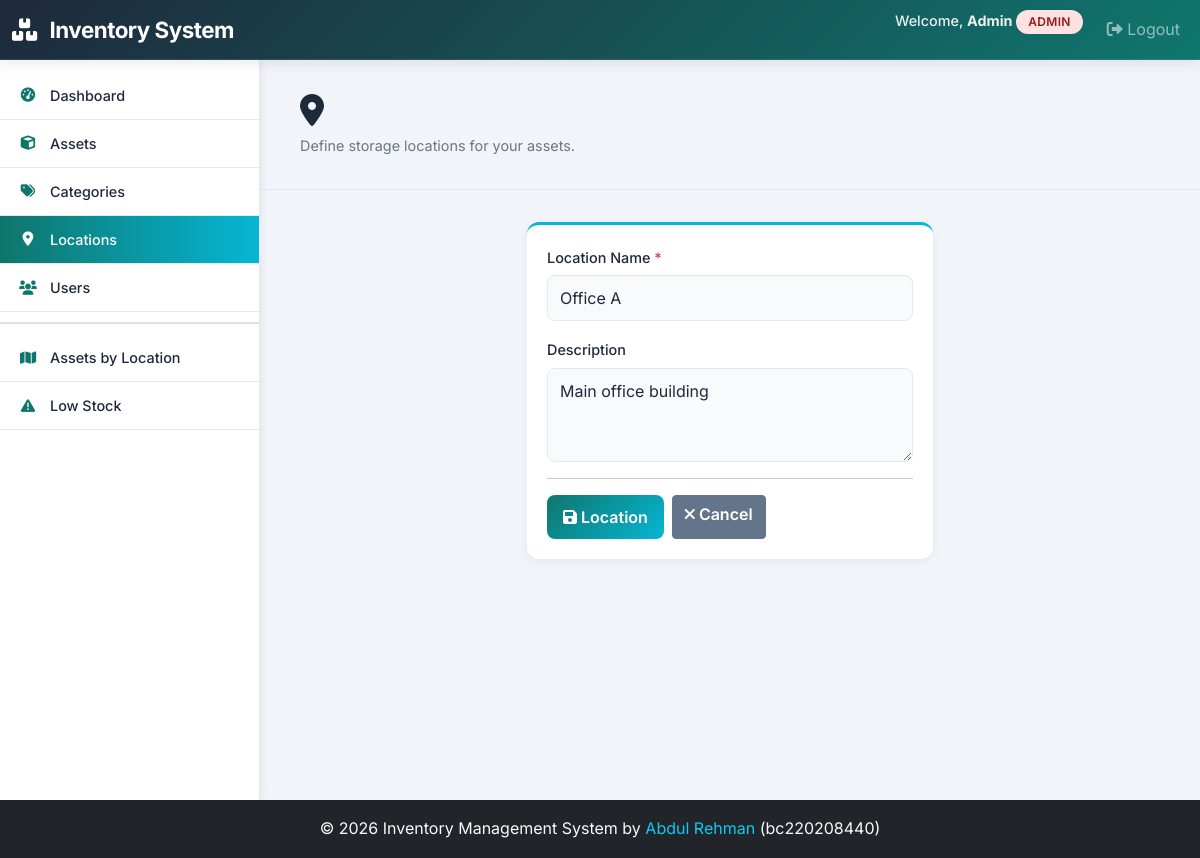
/locations/1/edit/ (signed in), run on the app's committed database.
### assets/models.py (models this page shows, shortened)
class CustomUser(AbstractUser):
    ROLE_CHOICES = (
        ('ADMIN', 'Admin'),
        ('MANAGER', 'Manager'),
        ('VIEWER', 'Viewer'),
    )
    role = models.CharField(max_length=10, choices=ROLE_CHOICES, default='VIEWER')

class Location(models.Model):
    name = models.CharField(max_length=100, unique=True)
    description = models.TextField(blank=True, null=True)
    created_at = models.DateTimeField(auto_now_add=True)
    updated_at = models.DateTimeField(auto_now=True)
    class Meta:
        ordering = ['name']

### assets/views.py (the view)
# urls.py: path('locations/<int:pk>/edit/', views.LocationUpdateView.as_view(), name='location_update'),
class LocationUpdateView(PermissionRequiredMixin, UpdateView):
    permission_required = "assets.change_location"
    raise_exception = True
    model = Location
    form_class = LocationForm
    template_name = "assets/location_form.html"
    success_url = reverse_lazy("location_list")

### assets/forms.py
class LocationForm(forms.ModelForm):
    class Meta:
        model = Location
        fields = ['name', 'description']
        widgets = {
            'name': forms.TextInput(attrs={'class': 'form-control', 'placeholder': 'Location Name'}),
            'description': forms.Textarea(attrs={'class': 'form-control', 'rows': 3, 'placeholder': 'Description'}),
        }

### templates/assets/location_form.html (shortened to what this page needs)
{% extends 'base.html' %}
{% block content %}
<div class="page-header mb-4">
    <h2><i class="fas fa-map-marker-alt"></i> {{ title }}</h2>
    <p class="text-muted">Define storage locations for your assets.</p>
</div>
<div class="row">
    <div class="col-lg-6 offset-lg-3 col-md-10 offset-md-1">
        <div class="card">
            <div class="card-body">
                <form method="post" novalidate>
                    <div class="mb-3">
                        <label for="{{ form.name.id_for_label }}" class="form-label">
                            Location Name <span class="text-danger">*</span>
                        </label>
                        {{ form.name }}
                    </div>
                    <div class="mb-3">
                        <label for="{{ form.description.id_for_label }}" class="form-label">
                            Description
                        </label>
                        {{ form.description }}
                    </div>
                    <hr>
                    <div class="d-flex gap-2">
                        <button type="submit" class="btn btn-primary">
                            <i class="fas fa-save"></i> {{ action }} Location
                        </button>
                        <a href="{% url 'location_list' %}" class="btn btn-secondary">
                            <i class="fas fa-times"></i> Cancel
                        </a>
                    </div>
                </form>
            </div>
        </div>
    </div>
</div>
{% endblock %}

### templates/base.html (shortened to what this page needs)
<!DOCTYPE html>
<html lang="en">
<head>
    <link href="https://cdn.jsdelivr.net/npm/bootstrap@5.1.3/dist/css/bootstrap.min.css" rel="stylesheet">
    <link href="https://cdnjs.cloudflare.com/ajax/libs/font-awesome/6.0.0/css/all.min.css" rel="stylesheet">
</head>
<body>
    <nav class="navbar navbar-expand-lg navbar-dark fixed-top" style="z-index: 1050; height: 60px;">
        <div class="container-fluid">
            <a class="navbar-brand" href="{% url 'dashboard' %}">
                <i class="fas fa-boxes"></i> <span class="d-none d-sm-inline">Inventory System</span><span class="d-inline d-sm-none">IMS</span>
            </a>
            <div class="collapse navbar-collapse" id="navbarNav">
                <ul class="navbar-nav ms-auto">
                    {% if user.is_authenticated %}
                        <li class="nav-item">
                            <span class="navbar-text me-lg-3 d-block py-2 py-lg-0">
                                Welcome, <strong>{{ user.first_name|default:user.username }}</strong>
                                <span class="badge role-{{ user.role|lower }}">{{ user.role }}</span>
                            </span>
                        </li>
                        <li class="nav-item">
                            <a class="nav-link" href="{% url 'logout' %}">
                                <i class="fas fa-sign-out-alt"></i> Logout
                            </a>
                        </li>
                    {% else %}
                        <li class="nav-item">
                            <a class="nav-link" href="{% url 'login' %}">Login</a>
                        </li>
                    {% endif %}
                </ul>
            </div>
        </div>
    </nav>
    {% if user.is_authenticated %}
        <div class="sidebar" id="sidebar" style="height: calc(100vh - 60px);">
            <ul class="sidebar-menu">
                <li>
                    <a href="{% url 'dashboard' %}" {% if request.resolver_match.url_name == 'dashboard' %}class="active"{% endif %}>
                        <i class="fas fa-tachometer-alt"></i> Dashboard
                    </a>
                </li>
                <li>
                    <a href="{% url 'asset_list' %}" {% if 'asset' in request.resolver_match.url_name %}class="active"{% endif %}>
                        <i class="fas fa-cube"></i> Assets
                    </a>
                </li>
                <li>
                    <a href="{% url 'category_list' %}" {% if 'category' in request.resolver_match.url_name %}class="active"{% endif %}>
                        <i class="fas fa-tags"></i> Categories
                    </a>
                </li>
                <li>
                    <a href="{% url 'location_list' %}" {% if 'location' in request.resolver_match.url_name %}class="active"{% endif %}>
                        <i class="fas fa-map-marker-alt"></i> Locations
                    </a>
                </li>
                {% if user.role == 'ADMIN' %}
                    <li>
                        <a href="{% url 'user_list' %}" {% if 'user' in request.resolver_match.url_name %}class="active"{% endif %}>
                            <i class="fas fa-users"></i> Users
                        </a>
                    </li>
                {% endif %}
                <li style="border-bottom: 2px solid #dee2e6; margin: 10px 0;"></li>
                <li>
                    <a href="{% url 'report_assets_by_location' %}" {% if 'report_assets_by_location' in request.resolver_match.url_name %}class="active"{% endif %}>
                        <i class="fas fa-map"></i> Assets by Location
                    </a>
                </li>
                <li>
                    <a href="{% url 'report_low_stock' %}" {% if 'report_low_stock' in request.resolver_match.url_name %}class="active"{% endif %}>
                        <i class="fas fa-exclamation-triangle"></i> Low Stock
                    </a>
                </li>
            </ul>
        </div>
        <div class="main-content">
            {% block content %}{% endblock %}
        </div>
    {% else %}
        <div class="container" style="margin-top: 80px;">
        </div>
    {% endif %}
    <footer class="bg-dark text-light text-center py-3 mt-auto">
        <div class="container">
            <p class="mb-0">&copy; 2026 Inventory Management System by <a href="https://abdulrehmansarwar.vercel.app" class="text-info text-decoration-none" target="_blank">Abdul Rehman</a> (bc220208440)</p>
        </div>
    </footer>
</body>
</html>

### templates/base.html (style rules this page uses)
:root { --primary-color: #1e293b; --secondary-color: #0f766e; --accent-color: #06b6d4; --success-color: #10b981; --danger-color: #ef4444; --warning-color: #f59e0b; --bg-light: #f1f5f9; --card-bg: #ffffff; --border-color: #e2e8f0; }
* { font-family: 'Inter', sans-serif; }
body { font-family: 'Inter', sans-serif; background-color: var(--bg-light); color: var(--primary-color); line-height: 1.6; }
.navbar { background: linear-gradient(135deg, var(--primary-color) 0%, var(--secondary-color) 100%); box-shadow: 0 4px 12px rgba(0, 0, 0, 0.08); padding: 12px 0; border-bottom: 1px solid rgba(255, 255, 255, 0.1); }
.navbar-brand { font-weight: 700; font-size: 1.4rem; letter-spacing: -0.5px; color: white !important; }
.navbar-brand i { margin-right: 8px; }
.sidebar { background-color: var(--card-bg); height: calc(100vh - 60px); position: fixed; left: 0; top: 60px; width: 260px; overflow-y: auto; box-shadow: 2px 0 8px rgba(0, 0, 0, 0.06); z-index: 1020; border-right: 1px solid var(--border-color); }
.main-content { margin-left: 260px; margin-top: 60px; min-height: calc(100vh - 60px); background-color: var(--bg-light); overflow-x: hidden; position: relative; padding: 0 !important; display: flex; flex-direction: column; }
.sidebar-menu { list-style: none; padding: 12px 0; margin: 0; }
.sidebar-menu li { border-bottom: 1px solid var(--border-color); }
.sidebar-menu a { display: flex; align-items: center; gap: 12px; padding: 12px 18px; color: var(--primary-color); text-decoration: none; transition: all 0.25s ease; font-weight: 500; font-size: 0.9rem; }
.sidebar-menu a i { width: 20px; text-align: center; color: var(--secondary-color); }
.sidebar-menu a.active { background: linear-gradient(90deg, var(--secondary-color) 0%, var(--accent-color) 100%); color: white; border-left: 4px solid var(--secondary-color); padding-left: 14px; }
.sidebar-menu a.active i { color: white; }
.card { border: none; box-shadow: 0 2px 8px rgba(0, 0, 0, 0.06); border-radius: 12px; margin-bottom: 20px; transition: all 0.3s ease; background-color: var(--card-bg); border-top: 3px solid var(--accent-color); }
.card-body { padding: 20px; }
.btn-primary { background: linear-gradient(135deg, var(--secondary-color) 0%, var(--accent-color) 100%); border: none; font-weight: 600; padding: 10px 16px; border-radius: 8px; transition: all 0.3s ease; }
.btn-secondary { background-color: #64748b; border-color: #64748b; color: white; font-weight: 600; }
.badge { padding: 6px 12px; border-radius: 20px; font-weight: 600; font-size: 0.75rem; letter-spacing: 0.3px; }
.page-header { background-color: var(--bg-light); padding: 32px 40px; border-bottom: 1px solid var(--border-color); width: 100%; display: block; margin-bottom: 32px !important; flex-shrink: 0; }
.main-content > div:not(.page-header), .main-content > section, .main-content > form, .main-content > .alert, .main-content > .row, .main-content > .card { margin-left: 40px !important; margin-right: 40px !important; padding-left: 0 !important; padding-right: 0 !important; position: relative; }
.main-content > .row, .main-content > .card { width: calc(100% - 80px) !important; }
.row { margin-left: calc(var(--bs-gutter-x) * -.5); margin-right: calc(var(--bs-gutter-x) * -.5); }
.page-header h2 { font-weight: 700; color: var(--primary-color); margin-bottom: 4px; letter-spacing: -0.5px; }
.page-header p { color: #64748b; font-size: 0.9rem; margin: 0; }
.form-control { border: 1.5px solid var(--border-color); padding: 10px 12px; border-radius: 8px; transition: all 0.3s ease; background-color: #f8fafc; color: var(--primary-color); }
.form-label { font-weight: 500; color: var(--primary-color); margin-bottom: 6px; font-size: 0.9rem; }
.navbar-text { font-size: 0.9rem; color: #ecf0f1 !important; font-weight: 500; }
.role-admin { background-color: #fee2e2; color: #991b1b; }

### data on the page
CustomUser: first_name "Admin", role "ADMIN"
Location: name "Office A", description "Main office building"
